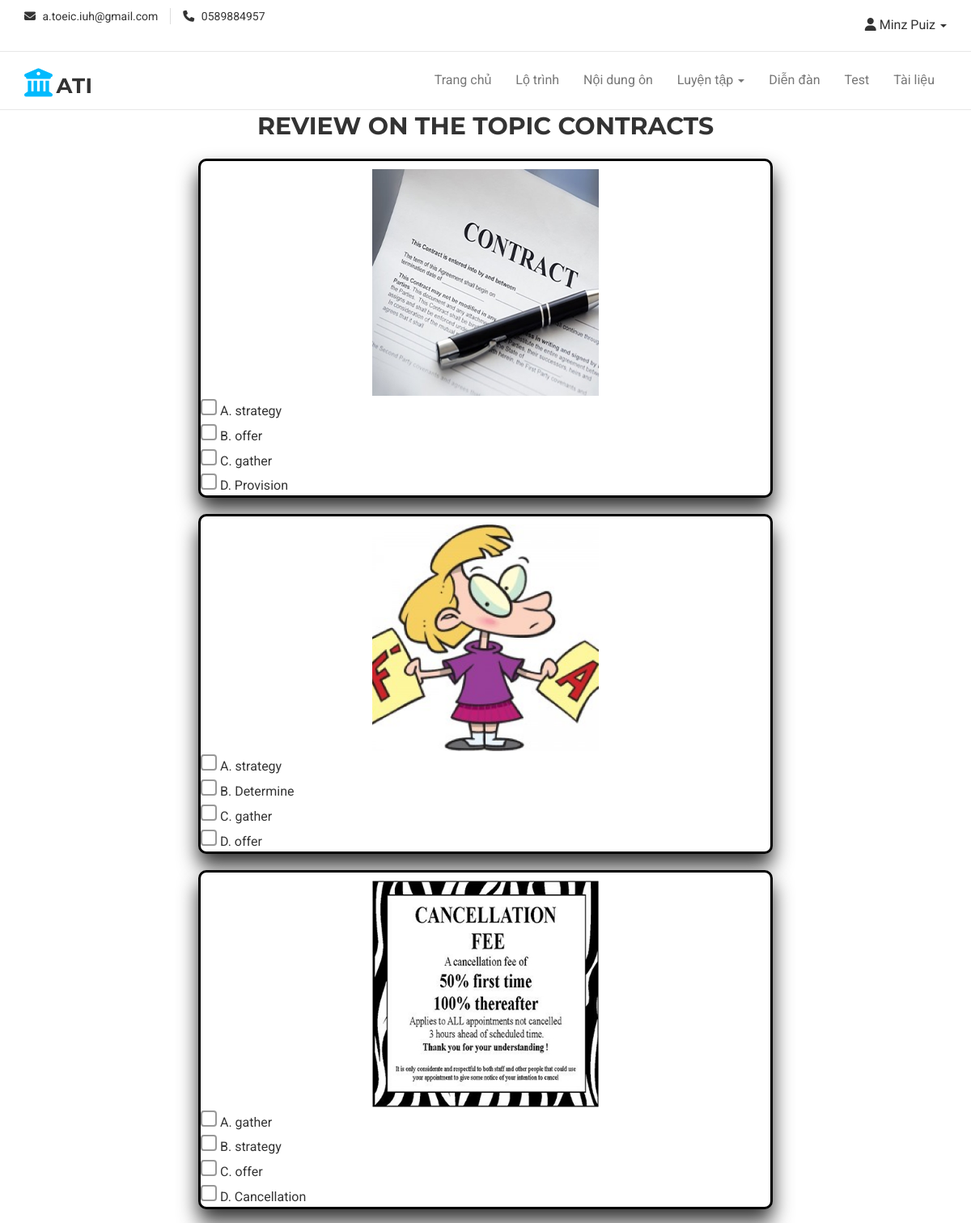
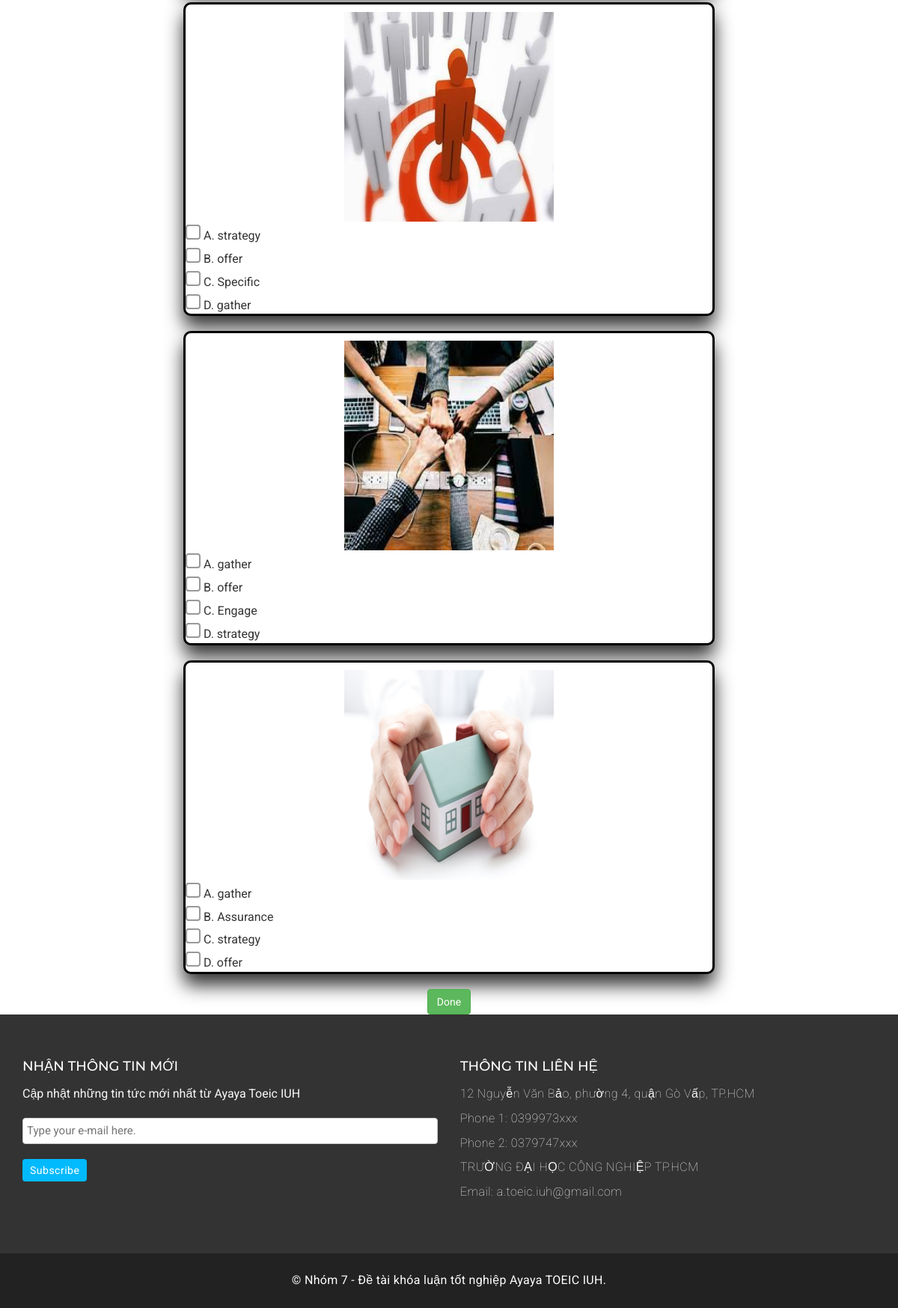
The app's page /view/review_vocabulary.php?topic=CONTRACTS (signed in) with its own data (2 pictures, top to bottom).
### tables this page shows
CREATE TABLE `topic_vocabulary_info` (
  `id` bigint(20) NOT NULL,
  `ID_topic` int(11) NOT NULL,
  `ID_vocabulary` varchar(10) NOT NULL
);

CREATE TABLE `question_v` (
  `ID_vocabulary` varchar(10) NOT NULL,
  `tu_vung` varchar(255) NOT NULL,
  `phien_am` varchar(255) DEFAULT NULL,
  `mota` longtext DEFAULT NULL,
  `vi_du` varchar(255) DEFAULT NULL,
  `am_thanh` varchar(255) NOT NULL,
  `hinh_anh` varchar(255) NOT NULL
);

### model/mVocabulary.php (called while the page is built, shortened)
<?php
    class mVocabulary
    {
        function review_vocabulary($topic)
        {
            $conn=mysqli_connect('localhost','ayayatoe','tP94l7nyXH(9#B','ayayatoe_toeic');
		    mysqli_set_charset($conn ,'utf8');
            if($conn)
            {
                $sql = "SELECT *FROM question_v join topic_vocabulary_info ON question_v.ID_vocabulary = topic_vocabulary_info.ID_vocabulary join topic on topic_vocabulary_info.ID_topic = topic.ID_topic WHERE topic.Topic = '$topic' ORDER BY RAND()";
                $qr = mysqli_query($conn, $sql);
                return $qr;
            }
            else
            {
                return false;
            }
        }
}

### controller/cVocabulary.php (called while the page is built, shortened)
<?php
    include_once('../model/mVocabulary.php');
    class cVocabulary
    {
        function duyet_tuvung($topic)
        {
            $p= new mVocabulary();
            $r = $p->review_vocabulary($topic);
            return $r;
        }
    }
?>

### view/review_vocabulary.php (the view, shortened to what this page needs)
<?php
    include('header.php')
?>
    <link rel="stylesheet" href="../assets/css/practice/style.css">
    <link rel="stylesheet" href="https://cdnjs.cloudflare.com/ajax/libs/font-awesome/6.3.0/css/all.min.css">
<body>
    <main>
    <div class="container">
            <div class="row">
                <div class="col-md-8 col-md-offset-2 col-sm-10 col-sm-offset-1 col-xs-12">
                    <form action="" method="post">
                    <?php
                        include_once('../controller/cVocabulary.php');
                        $p = new cVocabulary();
                        $topic = $_GET['topic'];
                        $sad = $p->duyet_tuvung($topic);
                        ?>
                            <h2><?php echo 'Review on the topic'.' '. $topic; ?></h2>
                        <?php
                        while ($row = mysqli_fetch_assoc($sad)) {
                            $correct = $row['tu_vung'];
                        ?>
                            <div class="noidung" data-id="<?php echo $row['ID_vocabulary']; ?>">
                                <div class="hinh_anh">
                                    <img id="hinh_anh_<?php echo $row['ID_vocabulary']; ?>" style="width: 280px; height: 280px;" src="../assets/img/img_vocabulary/<?php echo $row['hinh_anh']; ?>" alt="<?php echo 'image' . '_' . $row['Topic']; ?>"><br>
                                </div>
                            <?php
                                $z = new cVocabulary();
                                $boiz = $z->ngaunhien_tuvung($correct);
                                $options = array();
                                while ($hang = mysqli_fetch_array($boiz))
                                {
                                    array_push($options, $hang['tu_vung']);
                                }
                                array_push($options, $correct);
                                shuffle($options);
                            ?>
                                <?php
                                    $letters = array('A', 'B', 'C', 'D');
                                    foreach ($options as $key => $option)
                                    {
                                        ?>
                                            <ul id="answer-list">
                                                <li>
                                                    <input type="radio" name="correct_answer_<?php echo $row['ID_vocabulary']; ?>" id="answer_<?php echo $row['ID_vocabulary']; ?>" value="<?php echo $option ?>"> <?php echo $letters[$key] . '. ' . $option; ?>
                                                </li>
                                            </ul>
                                        <?php
                                    }
                                    ?>
                            </div>
                        <?php
                        }
                    ?>
                        <div style="text-align: center; width: 50%" id="nut">
                            <a href="choose_vocabulary.php"><button type="button" class="btn btn-success">Done</button></a>
                        </div>
                    </form>
                </div>
            </div>
        </div>
    </main>
</body>
<?php
    include('footer.php')
?>
</html>

### assets/css/style.css (style rules this page uses)
body { background-color: #ffffff; font-family: "Roboto", sans-serif; color: #333333; font-size: 16px; overflow-x: hidden; }
ul { padding: 0; margin: 0; list-style: none; }
a { text-decoration: none; color: #333333; }
h1, h2, h3, h4, h5, h6 { font-family: "Montserrat", sans-serif; }
h2 { font-size: 30px; font-weight: 700; line-height: 40px; margin: 0; }
img { border: none; }

### assets/css/practice/style.css (style rules this page uses)
* { margin: 0 auto; padding: 0; }
input[type="radio"] { position: relative; width: 20px; height: 20px; -webkit-appearance: none; -moz-appearance: none; appearance: none; border: 2px solid #999; border-radius: 4px; outline: none; transition: 0.2s all linear; }
input[type="radio"]::before { content: ""; display: block; position: absolute; top: 2.5px; left: 2.5px; width: 12px; height: 12px; border-radius: 2px; background-color: #999; transition: 0.2s all linear; opacity: 0; }

### view/review_vocabulary.php (style rules this page uses)
.noidung { padding-top: 10px; margin: 20px; border: 3px solid black; border-radius: 10px; box-shadow: 0px 15px 25px; background-color: white; }
.hinh_anh { text-align: center; vertical-align: middle; }
h2 { text-align: center; font-size: 32px; font-weight: bold; color: #333; text-transform: uppercase; margin-bottom: 20px; }

### records on screen
topic_vocabulary_info: ID_vocabulary.hinh_anh (picture), key "A", option "strategy", key "B", option "offer", key "C", option "gather", key "D", option "Provision"
topic_vocabulary_info: ID_vocabulary.hinh_anh (picture), key "A", option "strategy", key "B", option "Determine", key "C", option "gather", key "D", option "offer"
topic_vocabulary_info: ID_vocabulary.hinh_anh (picture), key "A", option "gather", key "B", option "strategy", key "C", option "offer", key "D", option "Cancellation"
topic_vocabulary_info: ID_vocabulary.hinh_anh (picture), key "A", option "strategy", key "B", option "offer", key "C", option "Specific", key "D", option "gather"
topic_vocabulary_info: ID_vocabulary.hinh_anh (picture), key "A", option "gather", key "B", option "offer", key "C", option "Engage", key "D", option "strategy"
topic_vocabulary_info: ID_vocabulary.hinh_anh (picture), key "A", option "gather", key "B", option "Assurance", key "C", option "strategy", key "D", option "offer"

### other values on screen
$r['TenUser'] "Minz Puiz"
$topic "CONTRACTS"
